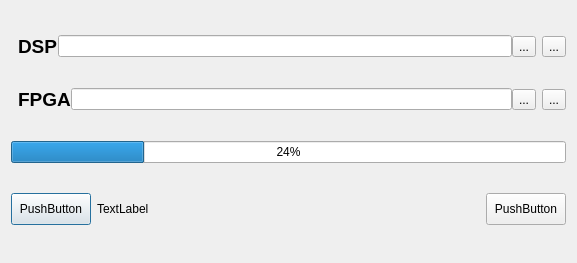
<?xml version="1.0" encoding="UTF-8"?>
<ui version="4.0">
 <class>DownloadDialog</class>
 <widget class="QDialog" name="DownloadDialog">
  <property name="geometry">
   <rect>
    <x>0</x>
    <y>0</y>
    <width>577</width>
    <height>263</height>
   </rect>
  </property>
  <property name="windowTitle">
   <string>Dialog</string>
  </property>
  <layout class="QVBoxLayout" name="verticalLayout">
   <item>
    <layout class="QGridLayout" name="gridLayout">
     <property name="verticalSpacing">
      <number>30</number>
     </property>
     <item row="0" column="0">
      <layout class="QHBoxLayout" name="horizontalLayout">
       <item>
        <widget class="QLabel" name="label_dsp">
         <property name="text">
          <string/>
         </property>
         <property name="pixmap">
          <pixmap resource="../image.qrc">:/image/dsp.png</pixmap>
         </property>
        </widget>
       </item>
       <item>
        <widget class="QLabel" name="label">
         <property name="font">
          <font>
           <pointsize>14</pointsize>
           <weight>75</weight>
           <bold>true</bold>
          </font>
         </property>
         <property name="text">
          <string>DSP</string>
         </property>
        </widget>
       </item>
       <item>
        <widget class="QLineEdit" name="lineEdit_dsp"/>
       </item>
       <item>
        <widget class="QToolButton" name="btn_dspOpen">
         <property name="text">
          <string>...</string>
         </property>
        </widget>
       </item>
      </layout>
     </item>
     <item row="0" column="1">
      <widget class="QToolButton" name="btn_dspload">
       <property name="text">
        <string>...</string>
       </property>
       <property name="icon">
        <iconset>
         <selectedon>:/image/file_download.png</selectedon>
        </iconset>
       </property>
       <property name="iconSize">
        <size>
         <width>48</width>
         <height>48</height>
        </size>
       </property>
       <property name="autoRaise">
        <bool>false</bool>
       </property>
      </widget>
     </item>
     <item row="1" column="0">
      <layout class="QHBoxLayout" name="horizontalLayout_2">
       <item>
        <widget class="QLabel" name="label_fpga">
         <property name="text">
          <string/>
         </property>
         <property name="pixmap">
          <pixmap resource="../image.qrc">:/image/fpga.png</pixmap>
         </property>
        </widget>
       </item>
       <item>
        <widget class="QLabel" name="label_2">
         <property name="font">
          <font>
           <pointsize>14</pointsize>
           <weight>75</weight>
           <bold>true</bold>
          </font>
         </property>
         <property name="text">
          <string>FPGA</string>
         </property>
        </widget>
       </item>
       <item>
        <widget class="QLineEdit" name="lineEdit_fpga"/>
       </item>
       <item>
        <widget class="QToolButton" name="btn_fpgaOpen">
         <property name="text">
          <string>...</string>
         </property>
        </widget>
       </item>
      </layout>
     </item>
     <item row="1" column="1">
      <widget class="QToolButton" name="btn_fpgaload">
       <property name="text">
        <string>...</string>
       </property>
       <property name="icon">
        <iconset>
         <selectedon>:/image/file_download.png</selectedon>
        </iconset>
       </property>
       <property name="iconSize">
        <size>
         <width>48</width>
         <height>48</height>
        </size>
       </property>
      </widget>
     </item>
    </layout>
   </item>
   <item>
    <widget class="QProgressBar" name="progressBar">
     <property name="value">
      <number>24</number>
     </property>
     <property name="alignment">
      <set>Qt::AlignCenter</set>
     </property>
    </widget>
   </item>
   <item>
    <layout class="QHBoxLayout" name="horizontalLayout_3">
     <item>
      <widget class="QPushButton" name="btn_reset">
       <property name="minimumSize">
        <size>
         <width>0</width>
         <height>32</height>
        </size>
       </property>
       <property name="text">
        <string>PushButton</string>
       </property>
       <property name="icon">
        <iconset>
         <selectedon>:/image/reload.png</selectedon>
        </iconset>
       </property>
       <property name="iconSize">
        <size>
         <width>30</width>
         <height>30</height>
        </size>
       </property>
      </widget>
     </item>
     <item>
      <widget class="QLabel" name="label_info">
       <property name="text">
        <string>TextLabel</string>
       </property>
      </widget>
     </item>
     <item>
      <spacer name="horizontalSpacer">
       <property name="orientation">
        <enum>Qt::Horizontal</enum>
       </property>
       <property name="sizeHint" stdset="0">
        <size>
         <width>40</width>
         <height>20</height>
        </size>
       </property>
      </spacer>
     </item>
     <item>
      <widget class="QPushButton" name="btn_exit">
       <property name="minimumSize">
        <size>
         <width>0</width>
         <height>32</height>
        </size>
       </property>
       <property name="text">
        <string>PushButton</string>
       </property>
      </widget>
     </item>
    </layout>
   </item>
  </layout>
 </widget>
 <resources>
  <include location="../image.qrc"/>
 </resources>
 <connections/>
</ui>
